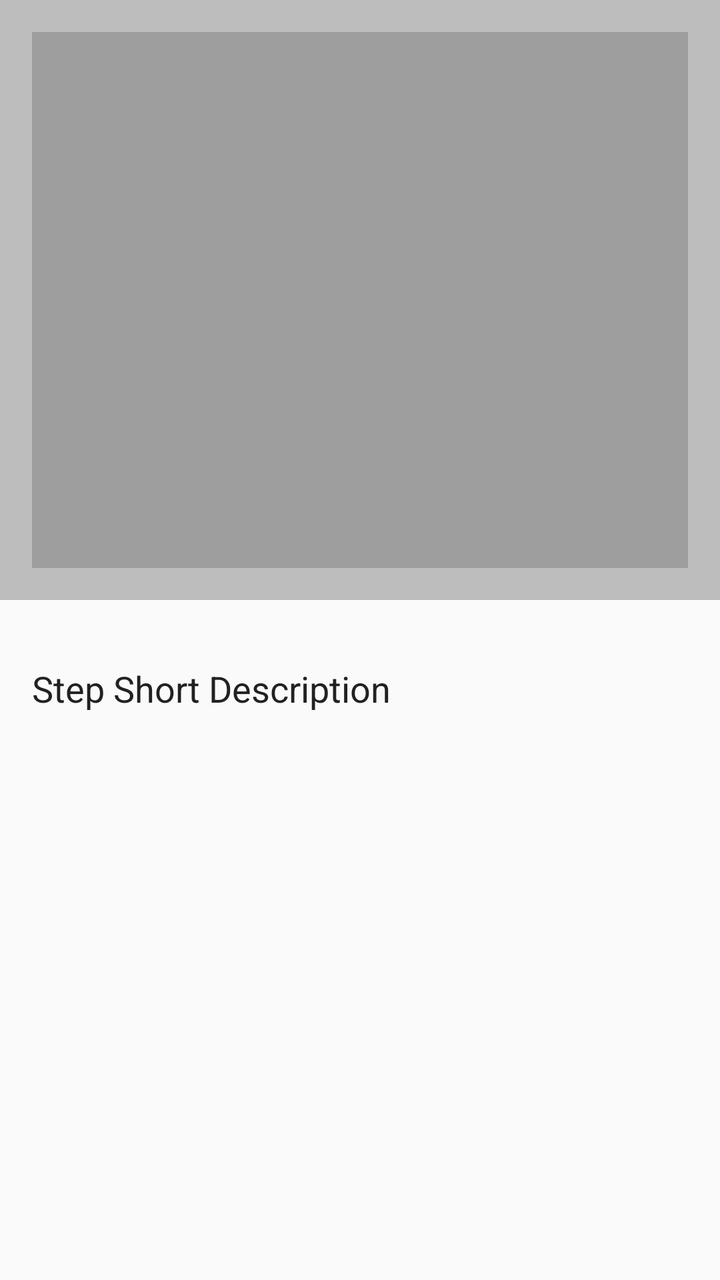
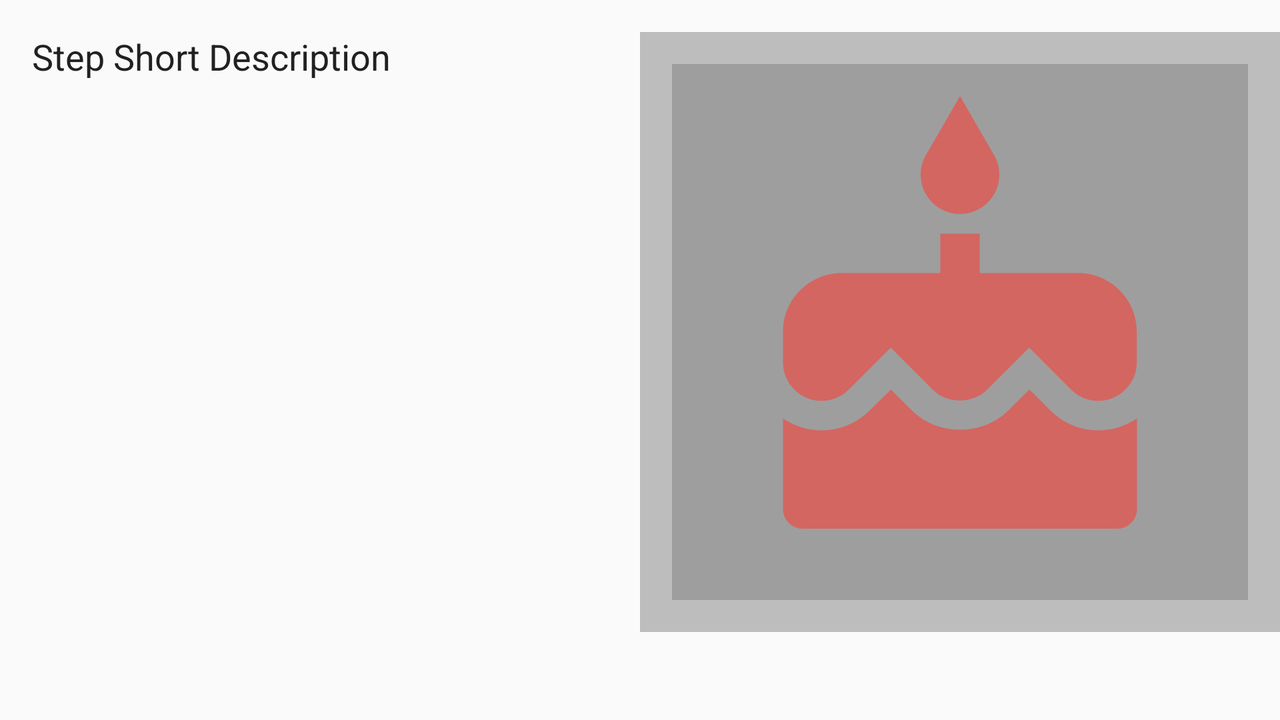

An Android layout and its configuration variant, each rendered on a device that would load it. The default file and the variant file are quoted in full after the pictures.
<!-- AndroidManifest.xml: application theme AppTheme -->
<!-- res/layout/fragment_recipe_step_details.xml -->
<?xml version="1.0" encoding="utf-8"?>
<LinearLayout xmlns:android="http://schemas.android.com/apk/res/android"
    android:orientation="vertical"
    android:layout_width="match_parent"
    android:layout_height="match_parent"
    android:id="@+id/step_detail_layout"
    xmlns:tools="http://schemas.android.com/tools">

    <RelativeLayout
        android:id="@+id/player_rl"
        android:layout_width="match_parent"
        android:layout_height="@dimen/media_player_height"
        android:background="@color/colorLightGrey"
        android:padding="@dimen/activity_margin">

        <com.google.android.exoplayer2.ui.SimpleExoPlayerView
            android:layout_width="match_parent"
            android:layout_height="match_parent"
            android:id="@+id/playerview_recipe_video"
            android:background="@color/colorTextPrimary"/>

        <ImageView
            android:id="@+id/no_media_iv"
            android:contentDescription="@string/no_media_placeholder"
            style="@style/StepNoMediaImageView"/>

    </RelativeLayout>

    <TextView
        android:id="@+id/step_description_tv"
        tools:text="@string/step_placeholder"
        style="@style/StepDescriptionTextView"/>

</LinearLayout>
<!-- resources referenced by this layout -->
<resources>
  <color name="colorLightGrey">#BDBDBD</color>
  <color name="colorTextPrimary">#212121</color>
  <dimen name="activity_margin">16dp</dimen>
  <dimen name="media_player_height">300dp</dimen>
  <string name="no_media_placeholder">There is no video for this step</string>
  <string name="step_placeholder">Step Short Description</string>
  <style name="StepDescriptionTextView">
          <item name="android:layout_marginTop">@dimen/activity_margin</item>
          <item name="android:textColor">@color/colorTextPrimary</item>
          <item name="android:textSize">@dimen/textsize_medium</item>
          <item name="android:layout_width">match_parent</item>
          <item name="android:layout_height">wrap_content</item>
          <item name="android:padding">@dimen/activity_margin</item>
          <item name="android:lineSpacingExtra">@dimen/list_item_margin</item>
      </style>
  <style name="StepNoMediaImageView">
          <item name="android:layout_width">match_parent</item>
          <item name="android:layout_height">match_parent</item>
          <item name="android:adjustViewBounds">true</item>
          <item name="android:padding">@dimen/activity_margin</item>
          <item name="android:background">@color/colorAccent</item>
      </style>
  <style name="AppTheme" parent="Theme.AppCompat.Light.DarkActionBar">
          
          <item name="colorPrimary">@color/colorPrimary</item>
          <item name="colorPrimaryDark">@color/colorPrimaryDark</item>
          <item name="colorAccent">@color/colorAccent</item>
      </style>
  <dimen name="textsize_medium">18sp</dimen>
  <dimen name="list_item_margin">1dp</dimen>
  <color name="colorAccent">#9E9E9E</color>
  <color name="colorPrimary">#F44336</color>
  <color name="colorPrimaryDark">#D32F2F</color>
</resources>
<!-- res/layout-land/fragment_recipe_step_details.xml (the repository's variant of the layout above) -->
<!-- drawn on the phone turned sideways -->
<?xml version="1.0" encoding="utf-8"?>
<LinearLayout
    xmlns:android="http://schemas.android.com/apk/res/android"
    android:orientation="horizontal"
    android:layout_width="match_parent"
    android:layout_height="match_parent"
    android:id="@+id/step_detail_layout"
    xmlns:tools="http://schemas.android.com/tools"
    android:baselineAligned="false">

    <LinearLayout
        android:layout_width="0dp"
        android:layout_height="wrap_content"
        android:layout_weight="1"
        android:orientation="vertical">

        <TextView
            android:id="@+id/step_description_tv"
            tools:text="@string/step_placeholder"
            style="@style/StepDescriptionTextView"
            android:paddingTop="0dp"
            android:layout_marginTop="0dp"/>

    </LinearLayout>

    <RelativeLayout
        android:layout_width="0dp"
        android:layout_height="@dimen/media_player_height"
        android:layout_weight="1"
        android:background="@color/colorLightGrey"
        android:padding="@dimen/activity_margin"
        android:layout_marginTop="@dimen/activity_margin"
        android:id="@+id/player_rl">

        <com.google.android.exoplayer2.ui.SimpleExoPlayerView
            android:layout_width="match_parent"
            android:layout_height="match_parent"
            android:id="@+id/playerview_recipe_video"
            android:background="@color/colorTextPrimary"/>

        <ImageView
            android:id="@+id/no_media_iv"
            android:src="@drawable/logo"
            android:contentDescription="@string/no_media_placeholder"
            style="@style/StepNoMediaImageView"/>

    </RelativeLayout>

</LinearLayout>
<!-- resources referenced by the variant -->
<!-- as the phone turned sideways resolves them -->
<resources>
  <color name="colorLightGrey">#BDBDBD</color>
  <color name="colorTextPrimary">#212121</color>
  <dimen name="activity_margin">16dp</dimen>
  <dimen name="media_player_height">300dp</dimen>
  <!-- drawable logo (drawable) -->
  <vector android:height="24dp" android:tint="#D36661"
      android:viewportHeight="24.0" android:viewportWidth="24.0"
      android:width="24dp" xmlns:android="http://schemas.android.com/apk/res/android">
      <path android:fillColor="#FF000000" android:pathData="M12,6c1.11,0 2,-0.9 2,-2 0,-0.38 -0.1,-0.73 -0.29,-1.03L12,0l-1.71,2.97c-0.19,0.3 -0.29,0.65 -0.29,1.03 0,1.1 0.9,2 2,2zM16.6,15.99l-1.07,-1.07 -1.08,1.07c-1.3,1.3 -3.58,1.31 -4.89,0l-1.07,-1.07 -1.09,1.07C6.75,16.64 5.88,17 4.96,17c-0.73,0 -1.4,-0.23 -1.96,-0.61L3,21c0,0.55 0.45,1 1,1h16c0.55,0 1,-0.45 1,-1v-4.61c-0.56,0.38 -1.23,0.61 -1.96,0.61 -0.92,0 -1.79,-0.36 -2.44,-1.01zM18,9h-5L13,7h-2v2L6,9c-1.66,0 -3,1.34 -3,3v1.54c0,1.08 0.88,1.96 1.96,1.96 0.52,0 1.02,-0.2 1.38,-0.57l2.14,-2.13 2.13,2.13c0.74,0.74 2.03,0.74 2.77,0l2.14,-2.13 2.13,2.13c0.37,0.37 0.86,0.57 1.38,0.57 1.08,0 1.96,-0.88 1.96,-1.96L20.99,12C21,10.34 19.66,9 18,9z"/>
  </vector>
  <string name="no_media_placeholder">There is no video for this step</string>
  <string name="step_placeholder">Step Short Description</string>
  <style name="StepDescriptionTextView">
          <item name="android:layout_marginTop">@dimen/activity_margin</item>
          <item name="android:textColor">@color/colorTextPrimary</item>
          <item name="android:textSize">@dimen/textsize_medium</item>
          <item name="android:layout_width">match_parent</item>
          <item name="android:layout_height">wrap_content</item>
          <item name="android:padding">@dimen/activity_margin</item>
          <item name="android:lineSpacingExtra">@dimen/list_item_margin</item>
      </style>
  <style name="StepNoMediaImageView">
          <item name="android:layout_width">match_parent</item>
          <item name="android:layout_height">match_parent</item>
          <item name="android:adjustViewBounds">true</item>
          <item name="android:padding">@dimen/activity_margin</item>
          <item name="android:background">@color/colorAccent</item>
      </style>
  <style name="AppTheme" parent="Theme.AppCompat.Light.DarkActionBar">
          
          <item name="colorPrimary">@color/colorPrimary</item>
          <item name="colorPrimaryDark">@color/colorPrimaryDark</item>
          <item name="colorAccent">@color/colorAccent</item>
      </style>
  <dimen name="textsize_medium">18sp</dimen>
  <dimen name="list_item_margin">1dp</dimen>
  <color name="colorAccent">#9E9E9E</color>
  <color name="colorPrimary">#F44336</color>
  <color name="colorPrimaryDark">#D32F2F</color>
</resources>
